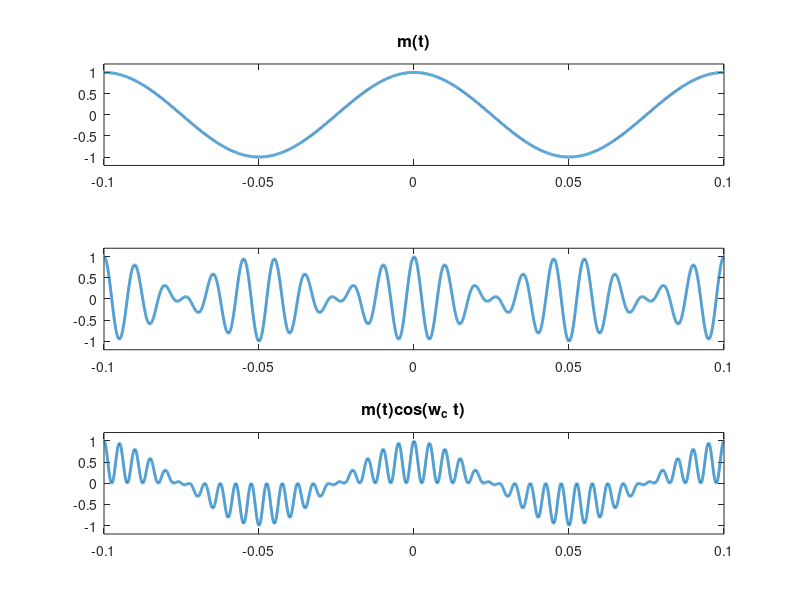
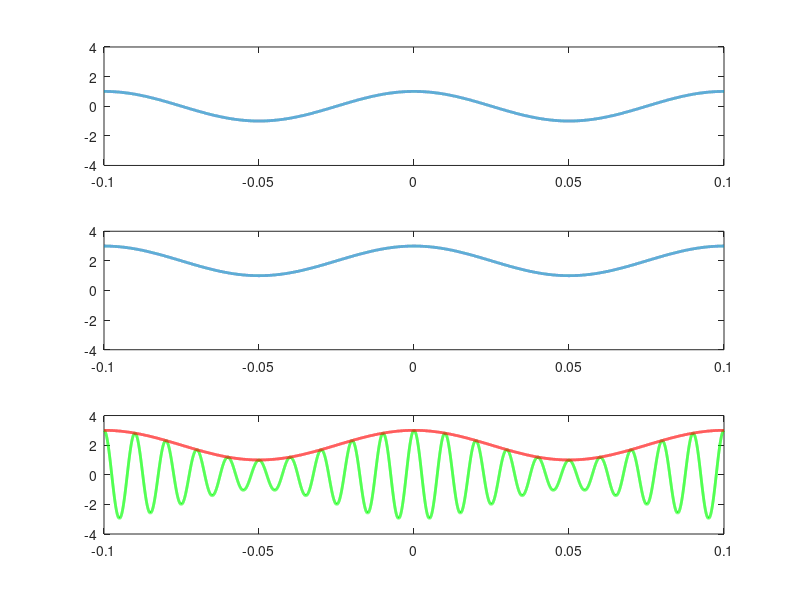

The MATLAB script that drew these images, in order:
close all
t=-0.1:0.00001:0.1;
fm = 10;
fc=100;
m = cos(2*pi*fm*t);
c = cos(2*pi*fc*t);
s = m .* c;


figure(1)
subplot(311), plot(t,m,'LineWidth',2);title('m(t)','FontSize',12);
ylim([-1.2 1.2]);
subplot(312), plot(t,s,'LineWidth',2);
%title('cos(w_c t)','FontSize',12);
ylim([-1.2 1.2]);
subplot(313), plot(t,s.*c,'LineWidth',2);title('m(t)cos(w_c t)','FontSize',12);
%hold on
%subplot(313), plot(t,abs(m),'r','LineWidth',2);
%subplot(313), plot(t,m,'g-','LineWidth',2);

ylim([-1.2 1.2]);


A = 2;
figure(3);
subplot(311), plot(t,m,'LineWidth',2);
ylim([-4 4])
subplot(312), plot(t, A + m,'LineWidth',2);
ylim([-4 4])
hold on
subplot(313),
plot(t,(A+m) .* c,'g','LineWidth',2);
ylim([-4 4])
hold on
plot(t,(A+m),'r','LineWidth',2);
